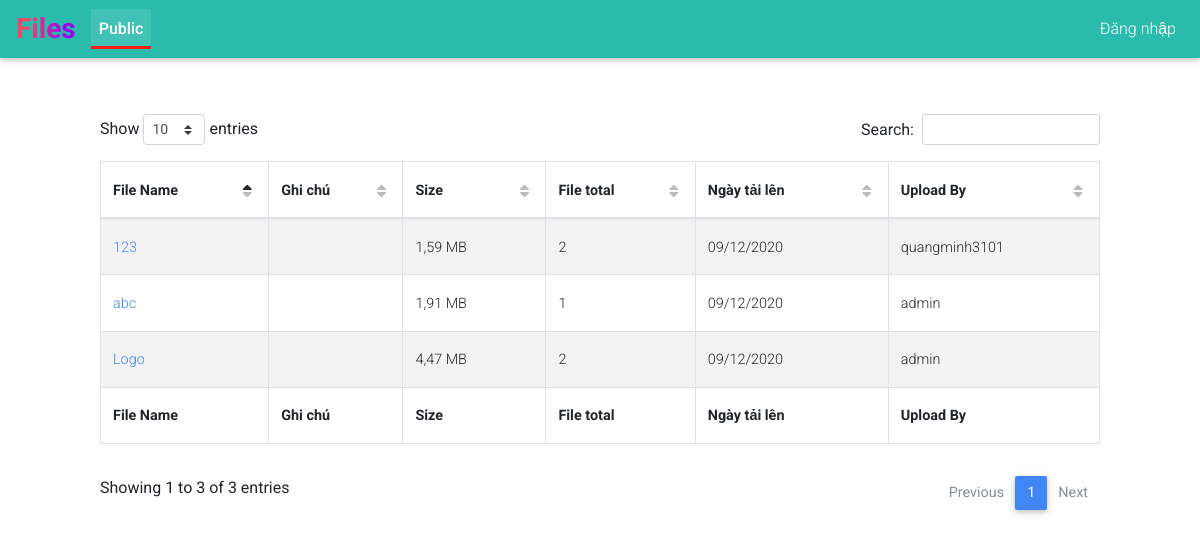
The page / on the database its author committed.
### tables this page shows
CREATE TABLE `files` (
  `id` int(11) NOT NULL,
  `fileName` varchar(50) NOT NULL,
  `note` text NOT NULL COMMENT 'Mô tả',
  `size` varchar(255) NOT NULL,
  `sizeBytes` int(11) NOT NULL,
  `totalFile` int(11) NOT NULL,
  `dateUpload` double NOT NULL,
  `status` tinyint(1) NOT NULL COMMENT '0: Chỉ mình tôi\r\n1: share link\r\n2: Công khai',
  `keyPrivate` varchar(255) NOT NULL,
  `user` varchar(50) NOT NULL
);

### application/controllers/Index.php (called while the page is built, shortened)
<?php if ( ! defined('BASEPATH')) exit('No direct script access allowed');
class Index extends CI_Controller {
	public function index()
	{
		$this->load->model('File');
		$dataFile = $this->File->getFilePublic();
		$data = array(
			'ActiveNavbar' => 'public',
			'fileName' => 'index',
			'dataFile' => $dataFile
		);
		$this->load->view('template/main', $data, FALSE);
	}
}

### index.php (called while the page is built, shortened)
<?php
require_once BASEPATH.'core/CodeIgniter.php';

### application/models/File.php (called while the page is built, shortened)
<?php if ( ! defined('BASEPATH')) exit('No direct script access allowed');
class File extends CI_Model {
	public function getFilePublic()
	{
		$this->db->where('status', '2');
		return $this->db->get('files')->result_array();
	}
}

### application/views/index.php (the view, shortened to what this page needs)
<div class="row no-gutters mt-5">
	<div class="col-10 offset-1">
		<table id="dtBasicExample" class="table table-striped table-bordered" cellspacing="0" width="100%">
			<thead>
				<tr>
					<th class="th-sm font-weight-bold">File Name</th>
					<th class="font-weight-bold">Ghi chú</th>
					<th class="th-sm font-weight-bold">Size</th>
					<th class="th-sm font-weight-bold">File total</th>
					<th class="th-sm font-weight-bold">Ngày tải lên</th>
					<th class="th-sm font-weight-bold">Upload By</th>
				</tr>
			</thead>
			<tbody>
				<?php foreach ($dataFile as $key => $value): ?>
					<tr class="hoverable">
						<td><a href="/download/files?<?php echo 'id='.$value['id'].'&keyPrivate='.$value['keyPrivate'] ?>" class="text-primary download-file-name" target="_blank"><?= $value['fileName']?></a></td>
						<td><?= $value['note']?></td>
						<td><?= $value['size']?></td>
						<td><?= $value['totalFile']?></td>
						<td><?= date('d/m/Y', $value['dateUpload'])?></td>
						<td><?= $value['user']?></td>
					</tr>
				<?php endforeach ?>
			</tbody>
			<tfoot>
			<tr>
				<th class="th-sm font-weight-bold">File Name</th>
				<th class="font-weight-bold">Ghi chú</th>
				<th class="th-sm font-weight-bold">Size</th>
				<th class="th-sm font-weight-bold">File total</th>
				<th class="th-sm font-weight-bold">Ngày tải lên</th>
				<th class="th-sm font-weight-bold">Upload By</th>
			</tr>
			</tfoot>
		</table>
	</div>
</div>

### application/views/template/main.php (shortened to what this page needs)
<!DOCTYPE html>
<html lang="en">
<head>
	<link rel="stylesheet" href="https://use.fontawesome.com/releases/v5.11.2/css/all.css">
	<link rel="stylesheet" href="/vendor/css/bootstrap.min.css">
	<link rel="stylesheet" href="/vendor/css/mdb.min.css">
	<link rel="stylesheet" href="/vendor/css/addons/datatables.min.css">
	<link rel="stylesheet" href="/vendor/css/style.css">
</head>
<body>
	<?php include "header.php"; ?>
	<?php include __DIR__."/../".$fileName.".php"; ?>
</body>
</html>

### application/views/template/header.php (shortened to what this page needs)
<header>
	<nav class="mb-1 navbar navbar-expand-lg navbar-dark default-color">
		<a class="font-weight-bold navbar-logo" href="/">Files</a>
		<div class="collapse navbar-collapse" id="navbarSupportedContent-333">
			<ul class="navbar-nav mr-auto">
				<li class="nav-item <?php if ($ActiveNavbar == 'public') echo 'active'; ?>">
					<a class="nav-link" href="/">Public</a>
				</li>
			</ul>
			<ul class="navbar-nav ml-auto nav-flex-icons">
				<?php if (!$this->session->has_userdata('username')): ?>
					<li class="nav-item">
						<span class="nav-link waves-effect waves-light" data-toggle="modal" data-target="#modalLoginForm" id="button-login">Đăng nhập</span>
					</li>
				<?php endif ?>
			</ul>
		</div>
	</nav>
</header>

### rows shown on the page
files: fileName "123", size "1,59 MB", totalFile "2", dateUpload "09/12/2020", user "quangminh3101"
files: fileName "Logo", size "4,47 MB", totalFile "2", dateUpload "09/12/2020", user "admin"
files: fileName "abc", size "1,91 MB", totalFile "1", dateUpload "09/12/2020", user "admin"
